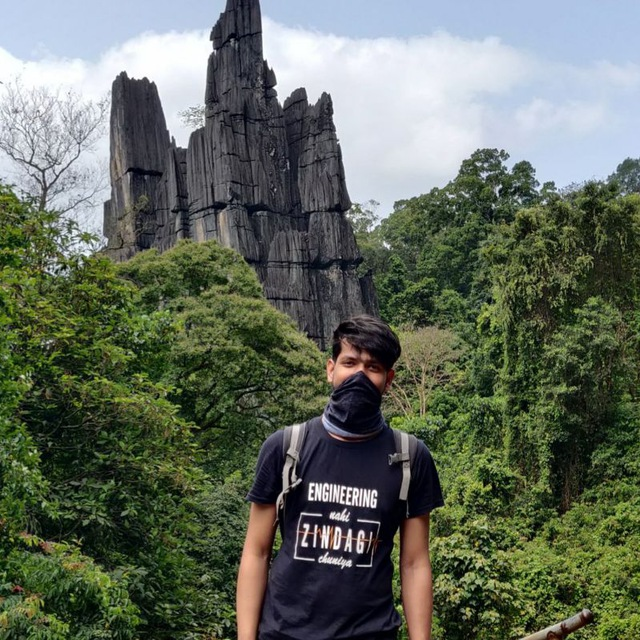
#> input picture Me.jpg, 640 x 640 px, given in place of Road-traffic-demo.mp4, which was not available
$ python camshift.py
#> lines starting #> are read from the running program, lines starting #| are printed output that depends on the picture; after the words box and inside, x2 and y2 are one past the last pixel; in counts of white or black regions, pixels touching at a corner belong together; long printed decimals are rounded; pictures that were not available may be replaced by others from this repository, and a replacement may not be noted
import cv2 as cv
import numpy as np

cap = cv.VideoCapture('data/Road-traffic-demo.mp4')

# take first frame of the video
ret, frame = cap.read()
#> frame is the input picture: shape (640, 640, 3); mean B, G, R 93.8, 106.9, 98.6

# setup initial location of window
x, y, w, h = 95, 425, 145, 55
track_window = (x, y, w, h)

# set up the ROI for tracking
roi = frame[y:y+h, x:x+w]
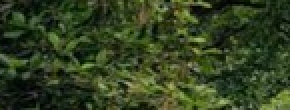
#> roi: shape (55, 145, 3) (shown 2 times larger); mean B, G, R 33, 64.8, 50.6

# set up the ROI histogram for tracking
hsv_roi = cv.cvtColor(roi, cv.COLOR_BGR2HSV)
#> hsv_roi: shape (55, 145, 3); mean H, S, V 46.2, 136.2, 64.9
mask = cv.inRange(hsv_roi, np.array((0., 60., 32.)), np.array((180., 255., 255.)))
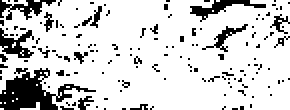
#> mask: shape (55, 145) (shown 2 times larger); 82.4% white; 146 black regions (136 under 20 px), largest, box (x1, y1, x2, y2) and area: (0, 34, 48, 55) 445, (95, 0, 133, 11) 129, (0, 14, 17, 29) 124
roi_hist = cv.calcHist([hsv_roi], [0], mask, [180], [0, 180])
#> roi_hist = 180 values, max 431 at index 40, min 0 at index 0, mean 36.52
cv.normalize(roi_hist, roi_hist, 0, 255, cv.NORM_MINMAX)

# set up the termination criteria, either 10 iteration or move by atleast 1 pt
term_crit = (cv.TERM_CRITERIA_EPS | cv.TERM_CRITERIA_COUNT, 10, 4)

cv.imshow('roi', roi)
while True:
    ret, frame = cap.read()

    if ret == True:

        hsv = cv.cvtColor(frame, cv.COLOR_BGR2HSV)
#> hsv: shape (640, 640, 3); mean H, S, V 73.4, 90.6, 113.9
        dst = cv.calcBackProject([hsv], [0], roi_hist, [0, 180], 1)
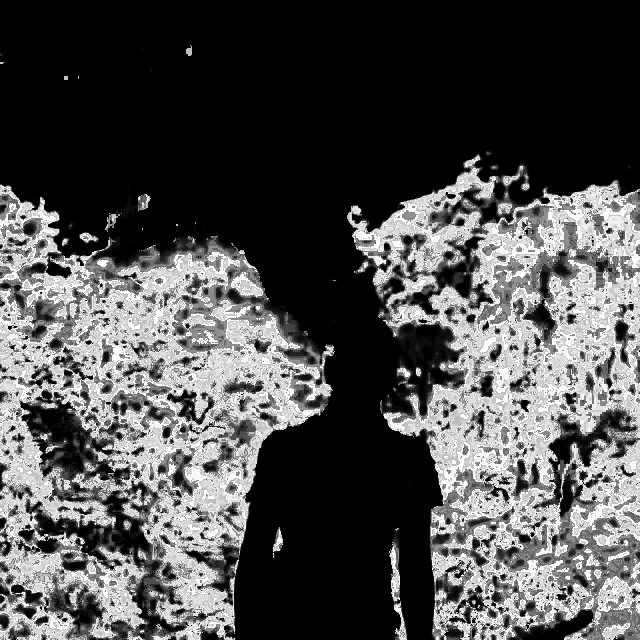
#> dst: shape (640, 640); min 0, max 255, mean 78.4
        # apply meanshift to get the new location
        ret, track_window = cv.CamShift(dst, track_window, term_crit)
#> ret = ((173, 451), (85.92, 184.3), 92.69); track_window = (80, 407, 186, 88)

        # print(ret)

        pts = cv.boxPoints(ret)
#> pts = [[82.95, 403.8], [267.1, 412.4], [263.1, 498.2], [78.91, 489.6]]
        print(pts)
#| [[ 82.945  403.7633  ]
#|  [267.086  412.4132  ]
#|  [263.055  498.2367  ]
#|  [ 78.914 489.5868  ]]
        pts = np.int0(pts)
#> pts = [[82, 403], [267, 412], [263, 498], [78, 489]]

        final_image = cv.polylines(frame, [pts], True, (0, 255, 0), 2) # Params: image, pts, isClosed, color, thickness
        # # draw it on image
        # x, y, w, h = track_window
        # final_image = cv.rectangle(frame, (x, y), (x+w, y+h), 255, 3)

        cv.imshow('dst', dst)
        cv.imshow('final_image', final_image)
        k = cv.waitKey(30) & 0xff
#> (key q is pressed here)
        if k == ord('q'):
            break
    else:
        break


# Summary: MeanShift-> fix window size, CamShift-> window size changes according to the object size
#          CamShift returns a rotated rectangle, so we need to draw it with cv.polylines() function.
#          Once we get the 4 corners of rectangle, we can draw it with a polylines() function. That is

$ run again, on Mepoint.png
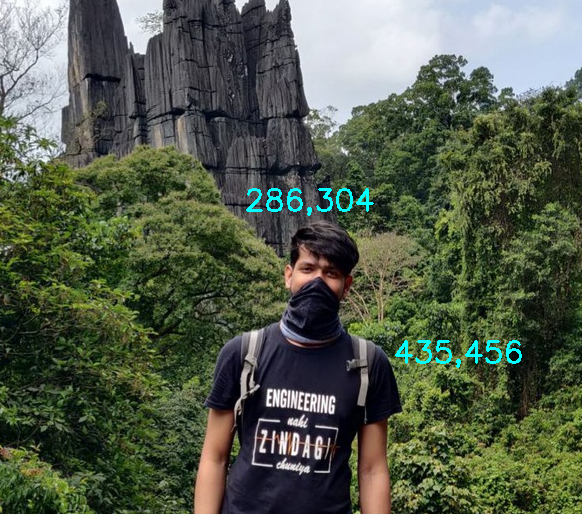
#> input picture Mepoint.png, 582 x 514 px, given in place of Road-traffic-demo.mp4, which was not available
#> frame is the input picture: shape (514, 582, 3); mean B, G, R 75.4, 92.1, 83.1
#> hsv_roi: shape (55, 145, 3); mean H, S, V 43.9, 125.2, 84.1
#> `mask = cv.inRange(hsv_roi, np.array((0., 60., 32.)), np.array((180., 2..`:
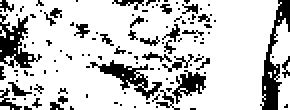
#> mask: shape (55, 145) (shown 2 times larger); 79.2% white; 119 black regions (103 under 20 px), largest, box (x1, y1, x2, y2) and area: (130, 0, 145, 55) 296, (0, 7, 21, 34) 247, (45, 30, 81, 50) 216
#> roi_hist = 180 values, max 407 at index 10, min 0 at index 64, mean 35.1
#> hsv: shape (514, 582, 3); mean H, S, V 69.5, 96.6, 97.2
#> `dst = cv.calcBackProject([hsv], [0], roi_hist, [0, 180], 1)`:
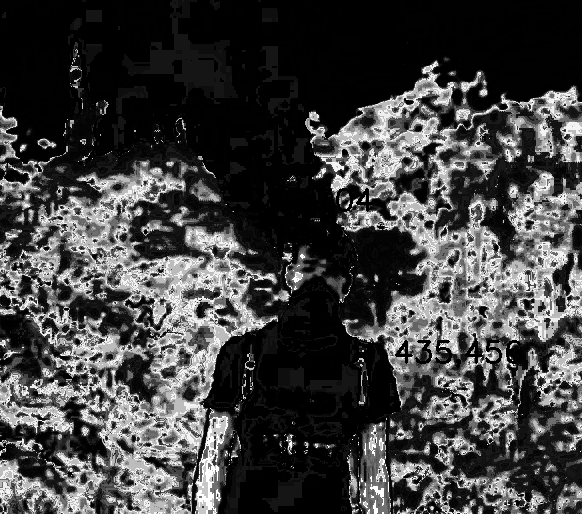
#> dst: shape (514, 582); min 0, max 255, mean 64.9
#> ret = ((160.5, 449), (88.13, 164.9), 88.61); track_window = (77, 404, 167, 90)
#> `pts = cv.boxPoints(ret)`: pts = [[76.98, 406.9], [241.9, 403], [244, 491.1], [79.12, 495]]
#| [[ 76.983 406.9466  ]
#|  [241.8828   402.9519  ]
#|  [244.017  491.0534  ]
#|  [ 79.1172   495.0481  ]]
#> `pts = np.int0(pts)`: pts = [[76, 406], [241, 402], [244, 491], [79, 495]]
